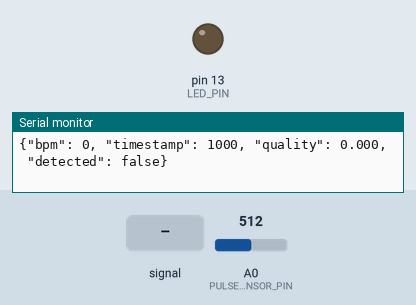
This sketch was run on a simulated Arduino Uno, built with avr-gcc and run on an emulated ATmega328P. On the bench: output pins drawn as LEDs (lit = HIGH), the last lines printed to the serial monitor. The inputs (shaded band) are chosen by the test bench; at power-on: A0 (PULSE_SENSOR_PIN) = 512.

Above: at 1.2 s.
1.3 s: A0 (PULSE_SENSOR_PIN) fed a 2 Hz sine of ±306 counts around its level
At 2.7 s:
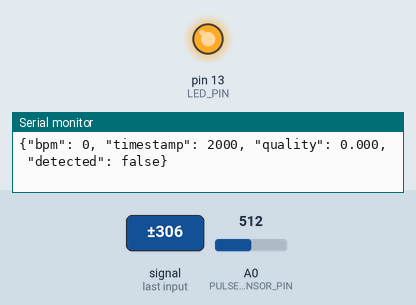
6.7 s: A0 (PULSE_SENSOR_PIN) set to 789
9.7 s: A0 (PULSE_SENSOR_PIN) set to 817
Timing chart, 0 to 12.7 s (numbered marks = the images above; inputs shaded):
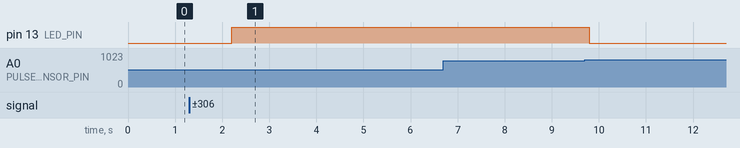

Measured:
- after the input at 1.3 s, pin 13 (LED_PIN): LOW → HIGH after 0.90 s

The sketch:

microcontroller_heart_rate.ino
```cpp
/*
 * Heart Rate Sensor Interface for Ophira AI Medical System
 *
 * This Arduino code reads heart rate data from a sensor and sends it
 * over Serial to the Ophira Python application.
 *
 * Compatible with: Arduino Uno, ESP32, ESP8266, Teensy, etc.
 * Heart Rate Sensor: Pulse sensor, MAX30102, or similar
 *
 * Data Format Options:
 * 1. JSON: {"bpm": 72, "timestamp": 1234567890, "quality": 0.85}
 * 2. CSV: 72,1234567890,0.85,512,480,520
 * 3. Raw: BPM:72 TIME:1234567890
 */

// Pin Configuration
#define PULSE_SENSOR_PIN A0    // Analog pin for pulse sensor
#define LED_PIN 13             // LED indicator
#define PULSE_THRESHOLD 512    // Adjust based on your sensor

// Variables
unsigned long lastBeat = 0;
unsigned long lastReading = 0;
int heartRate = 0;
bool heartDetected = false;
float signalQuality = 0.0;

// Buffer for signal processing
const int BUFFER_SIZE = 10;
int bpmBuffer[BUFFER_SIZE];
int bufferIndex = 0;
int rawSignalBuffer[50];
int rawBufferIndex = 0;

// Configuration
const unsigned long READING_INTERVAL = 100;  // 100ms = 10Hz sampling
const unsigned long SEND_INTERVAL = 1000;    // Send data every 1 second
unsigned long lastSendTime = 0;

// Data format: "json", "csv", or "raw"
String dataFormat = "json";

void setup() {
  Serial.begin(115200);
  pinMode(LED_PIN, OUTPUT);
  pinMode(PULSE_SENSOR_PIN, INPUT);

  // Initialize buffers
  for (int i = 0; i < BUFFER_SIZE; i++) {
    bpmBuffer[i] = 0;
  }

  Serial.println("Heart Rate Sensor Ready");
  Serial.println("Commands: STATUS, CALIBRATE, FORMAT:json/csv/raw");
}

void loop() {
  unsigned long currentTime = millis();

  // Read sensor data at regular intervals
  if (currentTime - lastReading >= READING_INTERVAL) {
    readPulseSensor();
    lastReading = currentTime;
  }

  // Send data at regular intervals
  if (currentTime - lastSendTime >= SEND_INTERVAL) {
    sendHeartRateData();
    lastSendTime = currentTime;
  }

  // Check for serial commands
  handleSerialCommands();

  // Update LED indicator
  digitalWrite(LED_PIN, heartDetected);
}

void readPulseSensor() {
  int sensorValue = analogRead(PULSE_SENSOR_PIN);

  // Store raw signal for quality assessment
  rawSignalBuffer[rawBufferIndex] = sensorValue;
  rawBufferIndex = (rawBufferIndex + 1) % 50;

  // Simple peak detection
  static int lastValue = 0;
  static bool risingEdge = false;
  static unsigned long lastPeakTime = 0;

  if (sensorValue > PULSE_THRESHOLD && !risingEdge && sensorValue > lastValue) {
    risingEdge = true;
  }

  if (risingEdge && sensorValue < lastValue) {
    // Peak detected
    unsigned long currentTime = millis();
    if (lastPeakTime > 0) {
      unsigned long beatInterval = currentTime - lastPeakTime;

      // Calculate BPM (only if interval is reasonable)
      if (beatInterval > 300 && beatInterval < 2000) {  // 30-200 BPM range
        int currentBPM = 60000 / beatInterval;

        // Add to buffer for smoothing
        bpmBuffer[bufferIndex] = currentBPM;
        bufferIndex = (bufferIndex + 1) % BUFFER_SIZE;

        // Calculate average BPM
        heartRate = calculateAverageBPM();
        heartDetected = true;

        // Calculate signal quality
        signalQuality = calculateSignalQuality();
      }
    }
    lastPeakTime = currentTime;
    risingEdge = false;
  }

  lastValue = sensorValue;

  // Reset heart detection if no beat for too long
  if (millis() - lastPeakTime > 3000) {
    heartDetected = false;
    heartRate = 0;
  }
}

int calculateAverageBPM() {
  int sum = 0;
  int count = 0;

  for (int i = 0; i < BUFFER_SIZE; i++) {
    if (bpmBuffer[i] > 0) {
      sum += bpmBuffer[i];
      count++;
    }
  }

  return count > 0 ? sum / count : 0;
}

float calculateSignalQuality() {
  // Simple signal quality based on consistency of BPM readings
  if (bufferIndex < 3) return 0.5;  // Not enough data

  int variance = 0;
  int average = calculateAverageBPM();
  int count = 0;

  for (int i = 0; i < BUFFER_SIZE; i++) {
    if (bpmBuffer[i] > 0) {
      int diff = bpmBuffer[i] - average;
      variance += diff * diff;
      count++;
    }
  }

  if (count < 2) return 0.5;

  variance /= count;

  // Convert variance to quality score (lower variance = higher quality)
  float quality = 1.0 - (variance / 1000.0);  // Adjust divisor based on your sensor
  return constrain(quality, 0.0, 1.0);
}

void sendHeartRateData() {
  unsigned long timestamp = millis();

  if (dataFormat == "json") {
    // JSON format
    Serial.print("{\"bpm\": ");
    Serial.print(heartRate);
    Serial.print(", \"timestamp\": ");
    Serial.print(timestamp);
    Serial.print(", \"quality\": ");
    Serial.print(signalQuality, 3);
    Serial.print(", \"detected\": ");
    Serial.print(heartDetected ? "true" : "false");
    Serial.println("}");

  } else if (dataFormat == "csv") {
    // CSV format: bpm,timestamp,quality,raw_values...
    Serial.print(heartRate);
    Serial.print(",");
    Serial.print(timestamp);
    Serial.print(",");
    Serial.print(signalQuality, 3);

    // Add some raw signal values
    for (int i = 0; i < 5; i++) {
      Serial.print(",");
      int idx = (rawBufferIndex - 5 + i + 50) % 50;
      Serial.print(rawSignalBuffer[idx]);
    }
    Serial.println();

  } else {
    // Raw format
    Serial.print("BPM:");
    Serial.print(heartRate);
    Serial.print(" TIME:");
    Serial.print(timestamp);
    Serial.print(" QUALITY:");
    Serial.print(signalQuality, 3);
    Serial.print(" STATUS:");
    Serial.println(heartDetected ? "OK" : "NO_SIGNAL");
  }
}

void handleSerialCommands() {
  if (Serial.available()) {
    String command = Serial.readStringUntil('\n');
    command.trim();
    command.toUpperCase();

    if (command == "STATUS") {
      Serial.print("STATUS: BPM=");
      Serial.print(heartRate);
      Serial.print(" QUALITY=");
      Serial.print(signalQuality, 3);
      Serial.print(" FORMAT=");
      Serial.print(dataFormat);
      Serial.print(" DETECTED=");
      Serial.println(heartDetected ? "YES" : "NO");

    } else if (command == "CALIBRATE") {
      Serial.println("CALIBRATING...");
      // Reset buffers
      for (int i = 0; i < BUFFER_SIZE; i++) {
        bpmBuffer[i] = 0;
      }
      bufferIndex = 0;
      heartDetected = false;
      Serial.println("CALIBRATION_COMPLETE");

    } else if (command.startsWith("FORMAT:")) {
      String newFormat = command.substring(7);
      newFormat.toLowerCase();
      if (newFormat == "json" || newFormat == "csv" || newFormat == "raw") {
        dataFormat = newFormat;
        Serial.print("FORMAT_SET:");
        Serial.println(dataFormat);
      } else {
        Serial.println("ERROR: Invalid format. Use json, csv, or raw");
      }

    } else if (command.startsWith("THRESHOLD:")) {
      int newThreshold = command.substring(10).toInt();
      if (newThreshold > 0 && newThreshold < 1024) {
        // PULSE_THRESHOLD = newThreshold;  // Note: can't change const, needs global var
        Serial.print("THRESHOLD_SET:");
        Serial.println(newThreshold);
      } else {
        Serial.println("ERROR: Threshold must be 0-1023");
      }

    } else {
      Serial.print("UNKNOWN_COMMAND:");
      Serial.println(command);
      Serial.println("Available: STATUS, CALIBRATE, FORMAT:json/csv/raw");
    }
  }
}

/*
 * Installation Notes:
 *
 * 1. Connect your pulse sensor to analog pin A0
 * 2. Connect LED to pin 13 for visual feedback
 * 3. Upload this code to your microcontroller
 * 4. Open Serial Monitor at 115200 baud to test
 * 5. The Python code will auto-detect the serial port
 *
 * Sensor Wiring:
 * - Pulse sensor VCC -> 3.3V or 5V
 * - Pulse sensor GND -> GND
 * - Pulse sensor Signal -> A0
 *
 * Troubleshooting:
 * - Adjust PULSE_THRESHOLD based on your sensor's baseline
 * - Use Serial Monitor to see raw data and debug
 * - Try different data formats (json, csv, raw) to see what works best
 * - Ensure good sensor contact with finger/skin
 */ 
```
